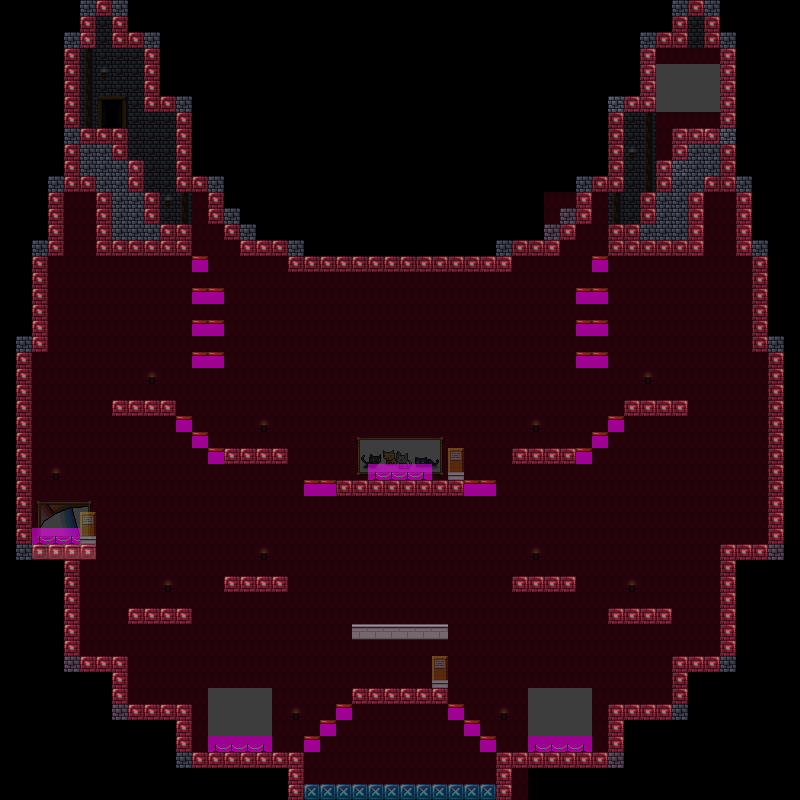

A level layout from a 2D game, rendered from its tile map. Below: a short description, then the map file with tile-grid data replaced by summaries:
An orthogonal 50x50 tile map with 16x16 px tiles, 3 tile layers (back, center, meta), 1 hidden layer not drawn, 3 tilesets and 40 objects (14x light, 13x chandelier, 3x plaque, 3x painting, 2x Pillar, ...).

<map version="1.0" tiledversion="1.1.5" orientation="orthogonal" renderorder="right-down" width="50" height="50" tilewidth="16" tileheight="16" infinite="0" nextobjectid="52">
 <tileset firstgid="1" source="cshapes3.tsx" />
 <tileset firstgid="85" source="museum_tiles_16x16.tsx" />
 <tileset firstgid="277" source="mambazo_exhibits.tsx" />
 <layer name="back" width="50" height="50" opacity="0.24">
  <data>[2500 cells, 1508 non-empty, 43 distinct tile ids]</data>
 </layer>
 <objectgroup name="actors">
  <object id="1" name="chandelier" x="256" y="352" width="32" height="16">
   <properties>
    <property name="type" value="chandelier" />
   </properties>
  </object>
  <object id="2" name="chandelier" x="352" y="352" width="32" height="16">
   <properties>
    <property name="type" value="chandelier" />
   </properties>
  </object>
  <object id="3" name="chandelier" x="416" y="352" width="32" height="16">
   <properties>
    <property name="type" value="chandelier" />
   </properties>
  </object>
  <object id="4" name="chandelier" x="512" y="352" width="32" height="16">
   <properties>
    <property name="type" value="chandelier" />
   </properties>
  </object>
  <object id="5" name="spawn" x="144" y="160" width="16" height="24">
   <properties>
    <property name="type" value="spawn" />
   </properties>
  </object>
  <object id="6" name="chandelier" x="128" y="448" width="32" height="16">
   <properties>
    <property name="type" value="chandelier" />
   </properties>
  </object>
  <object id="7" name="chandelier" x="240" y="624" width="32" height="16">
   <properties>
    <property name="type" value="chandelier" />
   </properties>
  </object>
  <object id="8" name="chandelier" x="240" y="496" width="32" height="16">
   <properties>
    <property name="type" value="chandelier" />
   </properties>
  </object>
  <object id="9" name="chandelier" x="144" y="656" width="32" height="16">
   <properties>
    <property name="type" value="chandelier" />
   </properties>
  </object>
  <object id="10" name="chandelier" x="528" y="496" width="32" height="16">
   <properties>
    <property name="type" value="chandelier" />
   </properties>
  </object>
  <object id="11" name="chandelier" x="640" y="448" width="32" height="16">
   <properties>
    <property name="type" value="chandelier" />
   </properties>
  </object>
  <object id="12" name="chandelier" x="528" y="624" width="32" height="16">
   <properties>
    <property name="type" value="chandelier" />
   </properties>
  </object>
  <object id="13" name="chandelier" x="624" y="656" width="32" height="16">
   <properties>
    <property name="type" value="chandelier" />
   </properties>
  </object>
  <object id="14" name="EXHIBIT" x="352" y="432" width="96" height="48">
   <properties>
    <property name="type" value="FAKE" />
   </properties>
  </object>
  <object id="15" name="plaque" x="448" y="448" width="16" height="32">
   <properties>
    <property name="author" value="Mambazo" />
    <property name="desc" value="Bazocat can walk along the top of your windows and catch the mouse." />
    <property name="text" value=" Bazocat|| Bazocat can walk along the top of your| windows and catch the mouse.|| Mambazo 2012" />
    <property name="title" value="Bazocat" />
    <property name="type" value="plaque" />
    <property name="year" value="1995" />
   </properties>
  </object>
  <object id="21" name="chandelier" x="384" y="544" width="32" height="16">
   <properties>
    <property name="type" value="chandelier" />
   </properties>
  </object>
  <object id="24" name="light" x="160.333" y="192.333" width="16" height="16">
   <properties>
    <property name="b" type="float" value="1" />
    <property name="g" type="float" value="1" />
    <property name="mode" value="solid" />
    <property name="r" type="float" value="1" />
    <property name="radius" type="float" value="64" />
    <property name="type" value="light" />
   </properties>
  </object>
  <object id="25" name="light" x="96.333" y="64.333" width="16" height="16">
   <properties>
    <property name="b" type="float" value="1" />
    <property name="g" type="float" value="1" />
    <property name="mode" value="solid" />
    <property name="r" type="float" value="1" />
    <property name="radius" type="float" value="64" />
    <property name="type" value="light" />
   </properties>
  </object>
  <object id="26" name="portal" x="96" y="96" width="32" height="32">
   <properties>
    <property name="enter" value="center" />
    <property name="portal_id" value="top" />
    <property name="to_map" value="museum_08.tmx" />
    <property name="to_portal_id" value="left" />
    <property name="type" value="portal" />
   </properties>
  </object>
  <object id="27" name="painting" x="656" y="64" width="64" height="48">
   <properties>
    <property name="facing_right" value="true" />
    <property name="fixed" value="true" />
    <property name="path" value="res/23434526.png" />
    <property name="to_map" value="museum_10.tmx" />
    <property name="to_position_x" type="int" value="48" />
    <property name="to_position_y" type="int" value="48" />
    <property name="type" value="painting" />
   </properties>
  </object>
  </objectgroup>
 <layer name="center" width="50" height="50" opacity="0.55">
  <data>[2500 cells, 384 non-empty, 9 distinct tile ids]</data>
 </layer>
 <layer name="front" width="50" height="50" visible="0">
  <data>[2500 cells, 1173 non-empty, 4 distinct tile ids]</data>
 </layer>
 <layer name="meta" width="50" height="50" opacity="0.5">
  <data>[2500 cells, 307 non-empty, 3 distinct tile ids]</data>
 </layer>
</map>
<!-- 20 of 40 objects omitted -->
